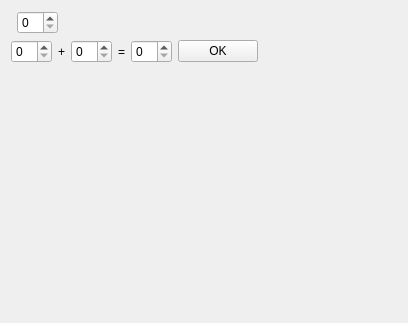
<?xml version="1.0" encoding="UTF-8"?>
<ui version="4.0">
 <class>MainBox</class>
 <widget class="QWidget" name="MainBox">
  <property name="geometry">
   <rect>
    <x>0</x>
    <y>0</y>
    <width>408</width>
    <height>323</height>
   </rect>
  </property>
  <layout class="QVBoxLayout" name="verticalLayout">
   <item>
    <layout class="QHBoxLayout" name="horizontalLayout">
     <item>
      <widget class="DIP_widget" name="DPI_widget" native="true"/>
     </item>
     <item>
      <widget class="QSpinBox" name="spinBox"/>
     </item>
     <item>
      <spacer name="horizontalSpacer">
       <property name="orientation">
        <enum>Qt::Horizontal</enum>
       </property>
       <property name="sizeHint" stdset="0">
        <size>
         <width>40</width>
         <height>20</height>
        </size>
       </property>
      </spacer>
     </item>
    </layout>
   </item>
   <item>
    <layout class="QHBoxLayout" name="horizontalLayout_3">
     <item>
      <widget class="QSpinBox" name="sb_1"/>
     </item>
     <item>
      <widget class="QLabel" name="label">
       <property name="sizePolicy">
        <sizepolicy hsizetype="Fixed" vsizetype="Preferred">
         <horstretch>0</horstretch>
         <verstretch>0</verstretch>
        </sizepolicy>
       </property>
       <property name="text">
        <string>+</string>
       </property>
      </widget>
     </item>
     <item>
      <widget class="QSpinBox" name="sb_2"/>
     </item>
     <item>
      <widget class="QLabel" name="label_2">
       <property name="sizePolicy">
        <sizepolicy hsizetype="Fixed" vsizetype="Preferred">
         <horstretch>0</horstretch>
         <verstretch>0</verstretch>
        </sizepolicy>
       </property>
       <property name="text">
        <string>=</string>
       </property>
      </widget>
     </item>
     <item>
      <widget class="QSpinBox" name="sb_res"/>
     </item>
     <item>
      <widget class="QPushButton" name="btn_ok">
       <property name="text">
        <string>OK</string>
       </property>
      </widget>
     </item>
     <item>
      <spacer name="horizontalSpacer_3">
       <property name="orientation">
        <enum>Qt::Horizontal</enum>
       </property>
       <property name="sizeHint" stdset="0">
        <size>
         <width>40</width>
         <height>20</height>
        </size>
       </property>
      </spacer>
     </item>
    </layout>
   </item>
   <item>
    <spacer name="verticalSpacer">
     <property name="orientation">
      <enum>Qt::Vertical</enum>
     </property>
     <property name="sizeHint" stdset="0">
      <size>
       <width>20</width>
       <height>40</height>
      </size>
     </property>
    </spacer>
   </item>
  </layout>
 </widget>
 <customwidgets>
  <customwidget>
   <class>DIP_widget</class>
   <extends>QWidget</extends>
   <header>dip_widget.hpp</header>
   <container>1</container>
  </customwidget>
 </customwidgets>
 <resources/>
 <connections/>
</ui>
